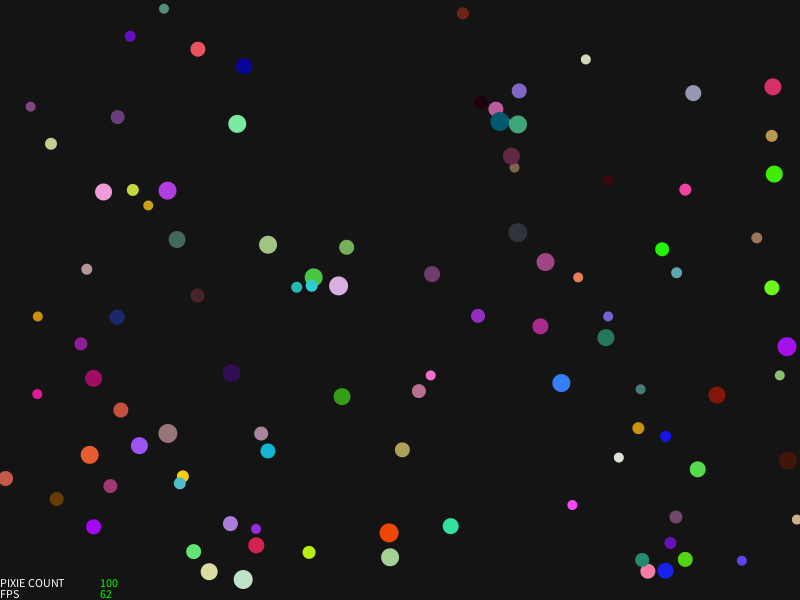
Frame 1 (no input)
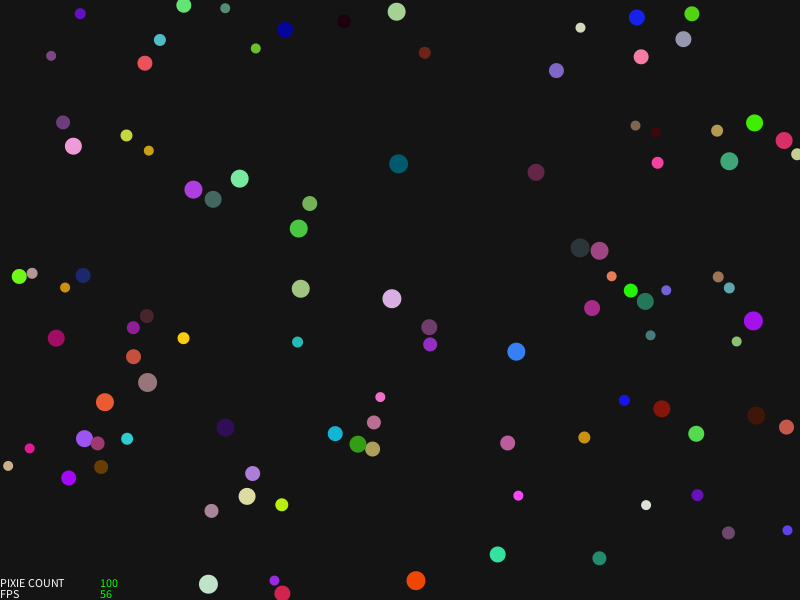
Frame 60 (the mouse pressed at the canvas centre just before this capture)
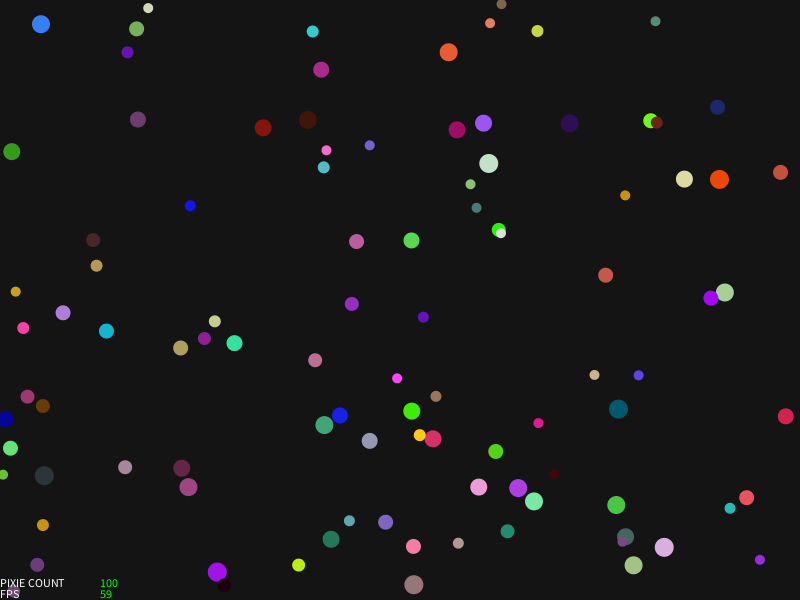
Frame 120 (the mouse held since frame 60 and released just before this capture)

The Processing sketch that drew these frames (run headless with seeded random() and noise(); from frame 60 on, the mouse is pressed at the canvas centre):

// Processing sketch: PEGA
// ── PEGA.pde
////////////////////////////////////////////////////////////////////////////////
// Processing Evolution based Genetic Algorithm!
//
ArrayList pixies = new ArrayList();

void setup() {
  size(800, 600);
  background(20);
  
  createRandomPixies(100);
}

void draw() {
  background(20);
  updatePixies();
  drawPixies();
  drawUI();
}

void createRandomPixies(int p_pixie_count) {
  for (int i = 0; i < p_pixie_count; i += 1) {
    pixies.add(createRandomPixie());
  }
}

Pixie createRandomPixie() {
  Genome random_genome = new Genome();
  PVector pos = new PVector(random(width), random(height));
  PVector vel = PVector.random2D();
  return new Pixie(random_genome, pos, vel);
}

void addMouseForceTo(Pixie pixie) {
  if (mousePressed) {
    PVector mouse_force = new PVector(mouseX, mouseY);
    
    if (mouseButton == LEFT) {
      // move towards the mouse
      PVector.sub(mouse_force, pixie.pos, mouse_force);
    }
    else if (mouseButton == RIGHT) {
      // move away from the mouse
      PVector.sub(pixie.pos, mouse_force, mouse_force);
    }
    pixie.addForce(mouse_force);
  }
}

void addResistancesTo(Pixie pixie) {
  PVector air_resistance = new PVector(0,0);
  air_resistance.sub(pixie.vel);
  
  float c_d = 0.05;
  float p = 0.1; 
  float v = pixie.vel.mag();
  float a = pixie.mass;
  float mlp = 0.5 * p * (v * v) * a * c_d;
  
  air_resistance.setMag(mlp);
  
  pixie.addForce(air_resistance);
}

void addCollisionForceTo(Pixie pixie, int index) {
  for (int i = 0; i < pixies.size(); i += 1) {
    if (i == index) {
      continue;
    }

    Pixie target = (Pixie) pixies.get(i);
    float ds = PVector.dist(pixie.pos, target.pos);
    
    if (ds <= (pixie.size / 2) + (target.size / 2)) {
      PVector d_vel = PVector.sub(target.vel, pixie.vel);
      float acc = (d_vel.mag() / frameRate);
      
      PVector impact = PVector.sub(target.pos, pixie.pos);
      impact.mult(pixie.mass * acc);
      
      PVector react = PVector.sub(pixie.pos, target.pos);
      react.mult(target.mass * acc);
      
      target.addForce(impact);
      pixie.addForce(react);
    }
  }
}

void wrapPosition(Pixie pixie) {
  if (pixie.pos.x < 0) { pixie.pos.x += width; }
  if (pixie.pos.x > width) { pixie.pos.x -= width; }
  if (pixie.pos.y < 0) { pixie.pos.y += height; } 
  if (pixie.pos.y > height) { pixie.pos.y -= height; }
}

void updatePixies() {
  for (int i = 0; i < pixies.size(); i += 1) {
    Pixie pixie = (Pixie) pixies.get(i);

    addMouseForceTo(pixie);
    addCollisionForceTo(pixie, i);
    addResistancesTo(pixie);
    pixie.update();
    wrapPosition(pixie);
  }
}

void drawPixies() {
  for (int i = 0; i < pixies.size(); i += 1) {
    Pixie pixie = (Pixie) pixies.get(i);
    
    fill(pixie.red, pixie.green, pixie.blue);
    noStroke();
    ellipse(pixie.pos.x, pixie.pos.y, pixie.size, pixie.size);
  }
}

void drawUI() {
  fill(255);
  text("PIXIE COUNT", 0, height - 13);
  text("FPS", 0, height - 2);
  
  fill(0,255,0);
  text(pixies.size(), 100, height - 13);
  text(floor(frameRate), 100, height - 2);
}
// ── Genome.pde
class Genome
{
  private float[] traits;
  
  public Genome() {
    this.traits = new float[4];
    for (int i = this.traits.length-1; i >= 0; i -= 1) {
      this.traits[i] = random(1);
    }
  }
  
  public void setTraitAt(int p_index, float p_value) {
    this.traits[p_index] = p_value;
  }
  
  public float getTraitAt(int p_index) {
    return this.traits[p_index];
  }
}
// ── Pixie.pde
class Pixie
{
  public float size = 0;
  public float red = 0;
  public float green = 0;
  public float blue = 0;
  public float mass = 0;
  
  public PVector pos;
  public PVector vel;
  public PVector acc = new PVector(0,0);
  
  public Pixie(Genome p_genome, PVector p_pos, PVector p_vel) {
    this.size = floor(p_genome.getTraitAt(0) * 10 + 10);
    this.red = floor(p_genome.getTraitAt(1) * 255);
    this.green = floor(p_genome.getTraitAt(2) * 255);
    this.blue = floor(p_genome.getTraitAt(3) * 255);
    this.mass = PI * (size/2) * (size/2);
    
    this.pos = p_pos;
    this.vel = p_vel;
  }
  
  public void addForce(PVector p_force) {
    PVector force = PVector.div(p_force, this.mass);
    this.acc.add(force);
  }
  
  public void update() {
    this.vel.add(this.acc);
    this.pos.add(this.vel);
    
    // Reset current acceleration. We've used it.
    this.acc.mult(0);
  }
}
